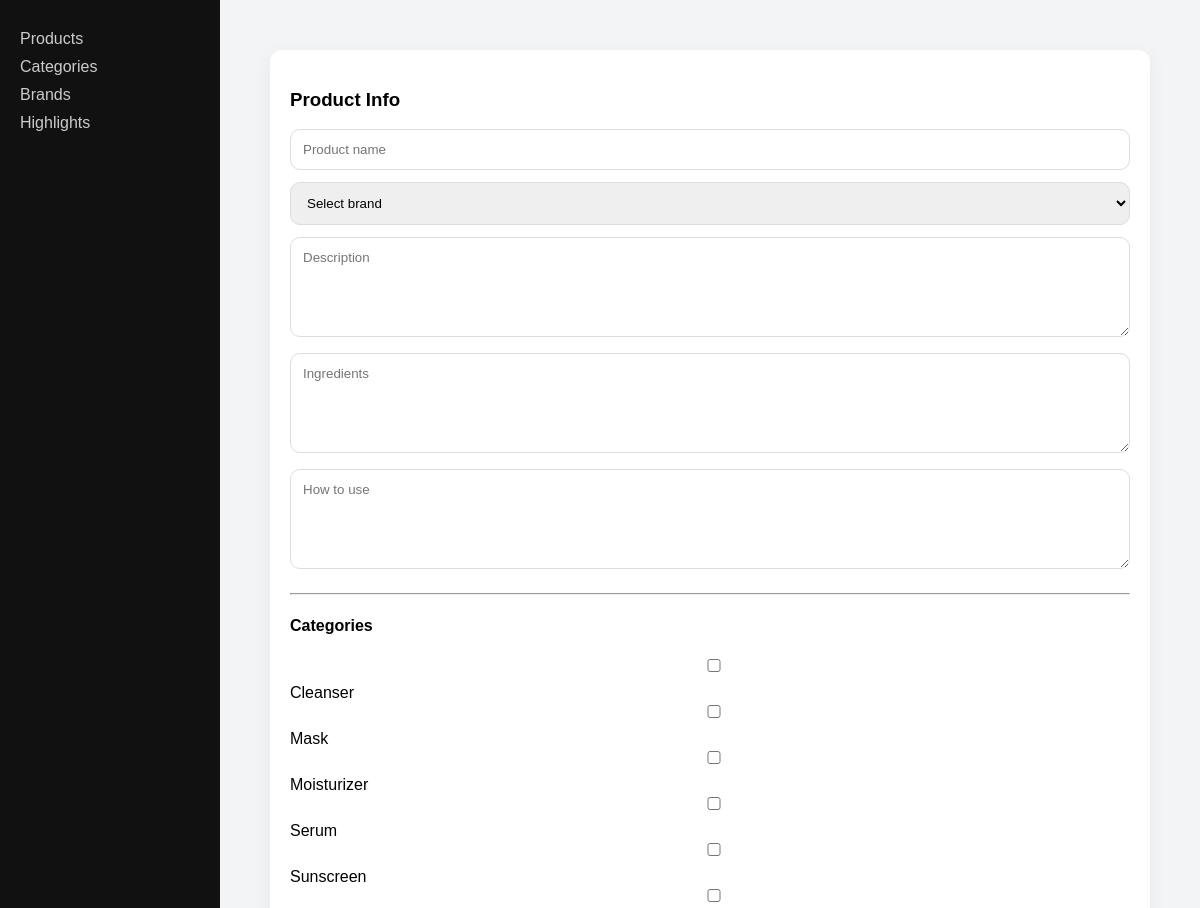
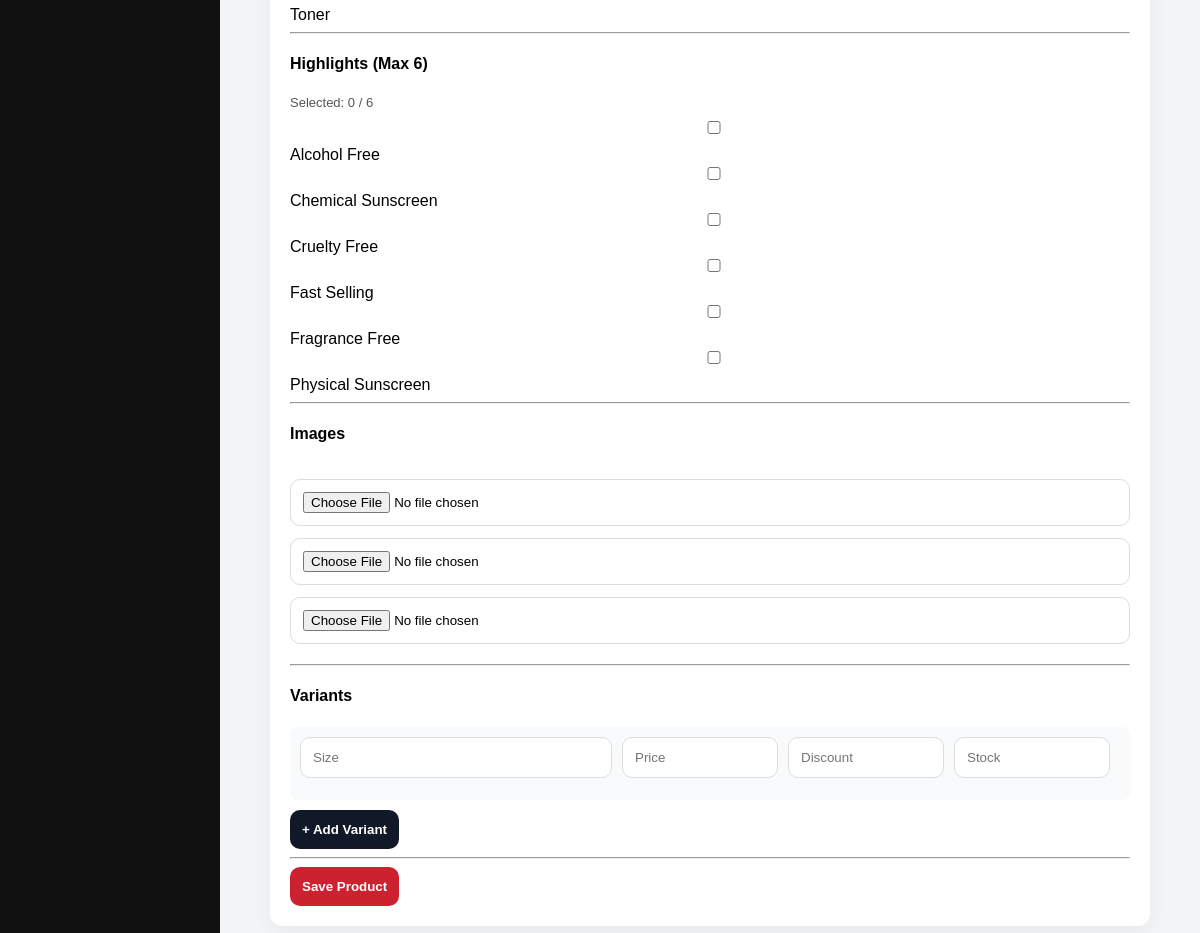
The app's page /admin/product_add.php (signed in) with its own data (2 pictures, top to bottom).
### tables this page shows
CREATE TABLE `categories` (
  `id` int(11) NOT NULL,
  `name` varchar(150) NOT NULL,
  `slug` varchar(180) NOT NULL,
  `description` text DEFAULT NULL,
  `image_path` varchar(255) DEFAULT NULL,
  `parent_id` int(11) DEFAULT NULL,
  `sort_order` int(11) DEFAULT 0,
  `is_active` tinyint(1) DEFAULT 1,
  `created_at` timestamp NULL DEFAULT current_timestamp(),
  `updated_at` timestamp NULL DEFAULT NULL ON UPDATE current_timestamp()
);

CREATE TABLE `highlights` (
  `id` int(11) NOT NULL,
  `title` varchar(150) NOT NULL,
  `svg_icon` varchar(255) DEFAULT NULL
);

### admin/product_add.php (the view, shortened to what this page needs)
<?php
require_once __DIR__ . '/admin_header.php';
$cats = $mysqli->query("SELECT id, name FROM categories ORDER BY name ASC");
$highlights = $mysqli->query("SELECT id, title FROM highlights ORDER BY title ASC");
?>
<div class="card">
<form method="post" enctype="multipart/form-data">
<h3>Product Info</h3>
<input name="name" placeholder="Product name" required>
<select name="brand_id" required>
<option value="">Select brand</option>
</select>
<textarea name="description" placeholder="Description"></textarea>
<textarea name="ingredients" placeholder="Ingredients"></textarea>
<textarea name="how_to_use" placeholder="How to use"></textarea>
<hr>
<h4>Categories</h4>
<?php while($c=$cats->fetch_assoc()): ?>
<label><input type="checkbox" name="categories[]" value="<?= $c['id'] ?>"> <?= htmlspecialchars($c['name']) ?></label><br>
<?php endwhile; ?>
<hr>
<h4>Highlights (Max 6)</h4>
<div class="highlight-counter">Selected: <span id="hlCount">0</span> / 6</div>
<?php while($h=$highlights->fetch_assoc()): ?>
<label>
<input type="checkbox" class="hlCheck" name="highlights[]" value="<?= $h['id'] ?>">
<?= htmlspecialchars($h['title']) ?>
</label><br>
<?php endwhile; ?>
<hr>
<h4>Images</h4>
<input type="file" name="image1" onchange="previewImage(this)">
<input type="file" name="image2" onchange="previewImage(this)">
<input type="file" name="image3" onchange="previewImage(this)">
<hr>
<h4>Variants</h4>
<div id="variant-container">
<div class="variant-row">
<input name="variant_name[]" placeholder="Size" required>
<input name="price[]" type="number" placeholder="Price" required oninput="validateDiscount(this)">
<input name="discount_price[]" type="number" placeholder="Discount">
<input name="stock[]" type="number" placeholder="Stock" required>
</div>
</div>
<button type="button" class="secondary" onclick="addVariant()">+ Add Variant</button>
<hr>
<button type="submit" class="primary">Save Product</button>
</form>
</div>
<?php require_once __DIR__ . '/admin_footer.php'; ?>

### admin/admin_header.php (style rules this page uses)
* { box-sizing:border-box;font-family:Arial }
body { margin:0;background:#f4f6f8 }
.card { background:#fff;padding:20px;border-radius:12px;margin-bottom:20px }
button { padding:10px 14px;background:#111;color:#fff;border:none;border-radius:6px }
input { padding:10px;border:1px solid #ccc;border-radius:6px }

### admin/product_add.php (style rules this page uses)
body { background:#f3f4f6;font-family:-apple-system,BlinkMacSystemFont,"Segoe UI",Roboto,sans-serif; }
.card { background:#fff;padding:20px;margin:20px;border-radius:12px;box-shadow:0 5px 20px rgba(0,0,0,0.05); }
input,select,textarea { width:100%;padding:12px;margin-bottom:12px;border-radius:10px;border:1px solid #ddd; }
textarea { min-height:100px; }
button { padding:12px;border:none;border-radius:10px;font-weight:600;cursor:pointer; }
.primary { background:#cc2230;color:#fff; }
.secondary { background:#111827;color:#fff; }
.variant-row { display:grid;grid-template-columns:1fr 1fr;gap:10px;margin-bottom:10px;background:#f9fafb;padding:10px;border-radius:8px; }
.highlight-counter { font-size:13px;margin-bottom:8px;color:#555; }
@media (min-width:768px) { .variant-row { grid-template-columns:2fr 1fr 1fr 1fr auto; } }

### records on screen
categories: name "Cleanser"
categories: name "Mask"
categories: name "Moisturizer"
categories: name "Serum"
categories: name "Sunscreen"
categories: name "Toner"
highlights: title "Alcohol Free"
highlights: title "Chemical Sunscreen"
highlights: title "Cruelty Free"
highlights: title "Fast Selling"
highlights: title "Fragrance Free"
highlights: title "Physical Sunscreen"
